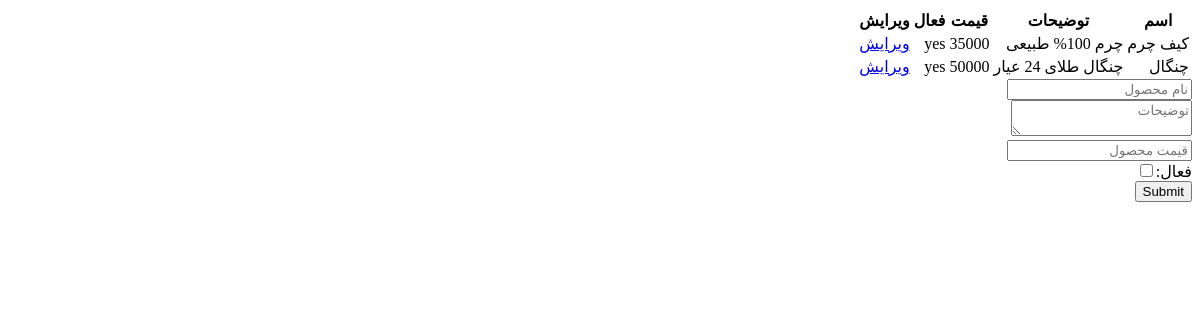
Before: /admin/dashboard/products (signed in) with the older database file.
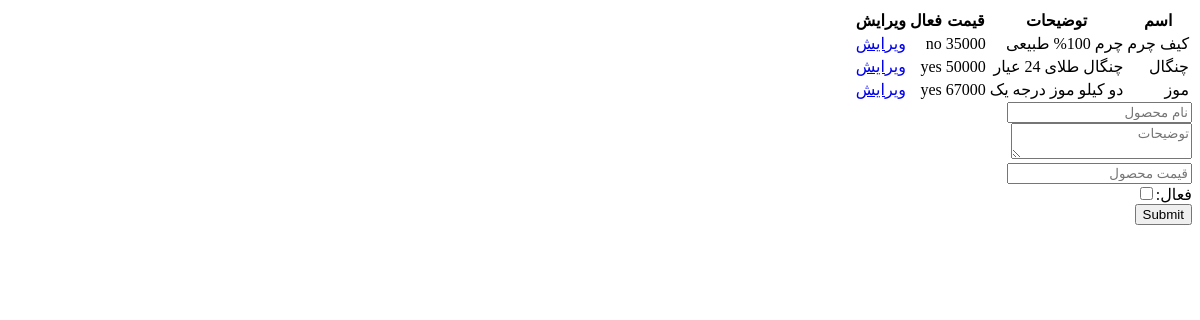
After: the same page with the newer database file.
### models/product.py (models this page shows)
class Product(db.Model):
    __tablename__ = "products"
    id = Column(Integer, primary_key=True)
    name = Column(String, unique=True, nullable = False, index= True)
    description = Column(String, nullable = False, index= True)
    price = Column(Integer,  nullable = False, index= True)
    active = Column(Integer,  nullable = False, index= True)

### blueprints/admin.py (the view, shortened to what this page needs)
@app.route('/admin/dashboard/products' , methods = ["GET" ,"POST"])
def products():
    if request.method == "GET":
        products = Product.query.all()
        return render_template("admin/products.html" , products = products)

### blueprints/admin.py (called while the page is built)
@app.before_request
def before_request():
       if session.get('admin_login' , None) == None and request.endpoint != "admin.login" :
        abort(403)

### templates/admin/products.html (shortened to what this page needs)
{% extends 'base.html' %}
{% block body %}
<table>
    <tr>
        <th>اسم</th>
        <th>توضیحات</th>
        <th>قیمت</th>
        <th>فعال</th>
        <th>ویرایش</th>
    </tr>
    {% for p in products %}
        <tr>
            <td>{{p.name}}</td>
            <td>{{p.description}}</td>
            <td>{{p.price}}</td>
            <td>{{"yes" if p.active == 1 else "no"}}</td>
            <td><a href="/admin/dashboard/edit-product/{{p.id}}">ویرایش</a></td>
        </tr>
    {% endfor %}
</table>
    <form action="#" method="post">
        <input type="text" name="name" placeholder="نام محصول"><br>
        <textarea name="description" placeholder="توضیحات" ></textarea><br>
        <input type="number" name="price" placeholder="قیمت محصول"><br>
        <label>فعال:</label><input type="checkbox" name="active"><br>
        <input type="submit">
    </form>
{% endblock %}

### templates/base.html (shortened to what this page needs)
<!DOCTYPE html>
<html lang="fa" dir="rtl">
<head>
</head>
<body>
    {% block body %}
    {% endblock %}
</body>
</html>

Changed rows visible on the page:
changed Product "کیف چرم": active "yes" → "no"
added Product: name "موز", description "دو کیلو موز درجه یک", price "67000", active "yes"
